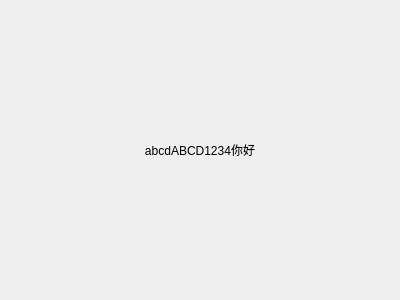
<?xml version="1.0" encoding="UTF-8"?>
<ui version="4.0">
 <class>TextShowForm</class>
 <widget class="QWidget" name="TextShowForm">
  <property name="geometry">
   <rect>
    <x>0</x>
    <y>0</y>
    <width>400</width>
    <height>300</height>
   </rect>
  </property>
  <property name="windowTitle">
   <string>Form</string>
  </property>
  <layout class="QGridLayout" name="gridLayout">
   <property name="leftMargin">
    <number>0</number>
   </property>
   <property name="topMargin">
    <number>0</number>
   </property>
   <property name="rightMargin">
    <number>0</number>
   </property>
   <property name="bottomMargin">
    <number>0</number>
   </property>
   <property name="spacing">
    <number>0</number>
   </property>
   <item row="0" column="0">
    <widget class="QLabel" name="labelContent">
     <property name="text">
      <string>abcdABCD1234你好</string>
     </property>
     <property name="alignment">
      <set>Qt::AlignCenter</set>
     </property>
    </widget>
   </item>
  </layout>
 </widget>
 <resources/>
 <connections/>
</ui>
